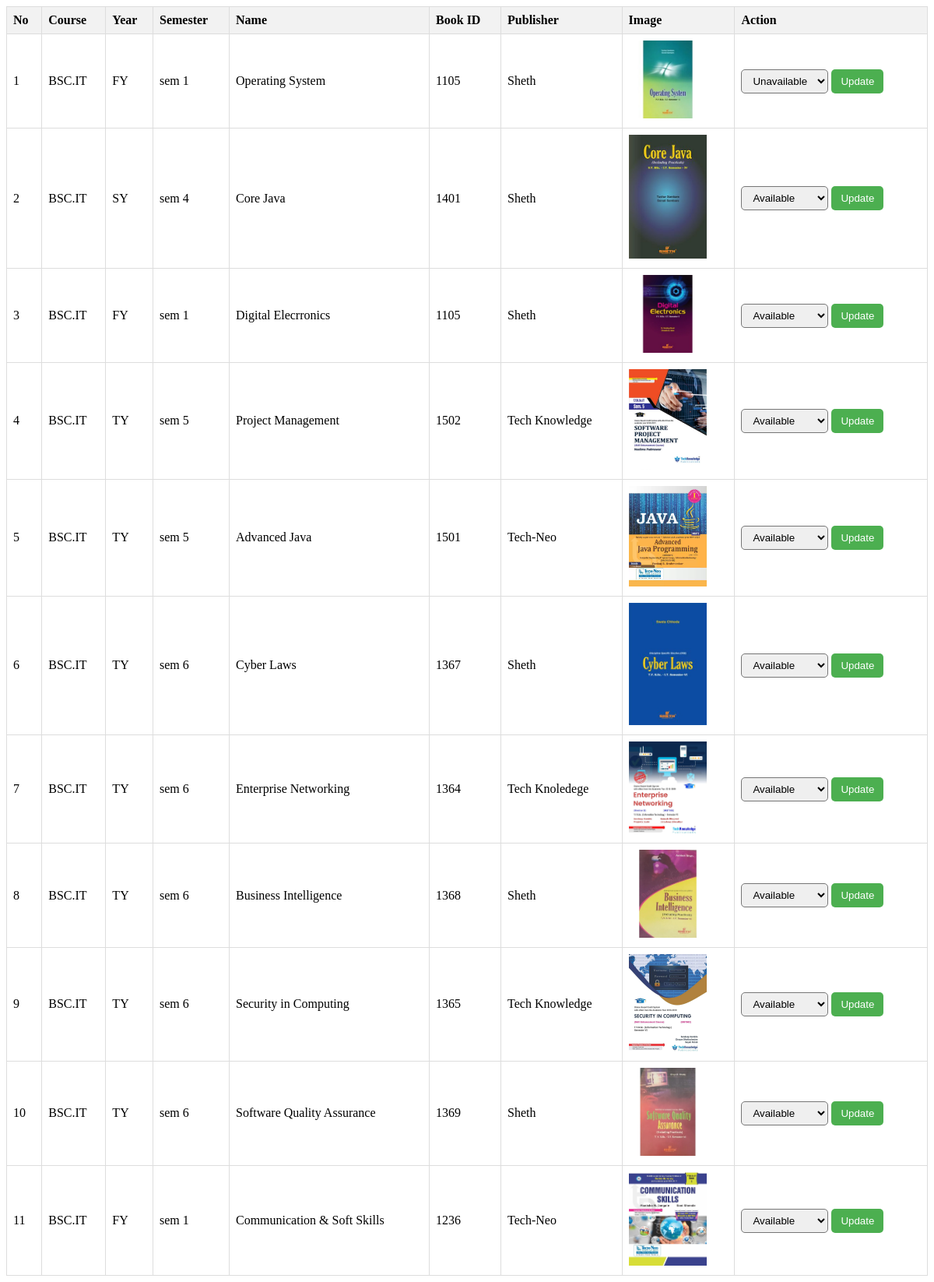
Page /admin/data.php on the committed database.
### tables this page shows
CREATE TABLE `addbook` (
  `id` int(11) NOT NULL,
  `name` varchar(255) NOT NULL,
  `publisher` varchar(255) NOT NULL,
  `image` varchar(255) NOT NULL,
  `book_number` varchar(50) DEFAULT NULL,
  `course` varchar(100) DEFAULT NULL,
  `year` varchar(20) DEFAULT NULL,
  `semester` varchar(20) DEFAULT NULL,
  `availability` varchar(20) NOT NULL DEFAULT 'available'
);

### admin/data.php (the view, shortened to what this page needs)
<!DOCTYPE html>
<html lang="en">
<head>
</head>
<body>
    <table>
        <tr>
            <th>No</th>
            <th>Course</th>
            <th>Year</th>
            <th>Semester</th>
            <th>Name</th>
            <th>Book ID</th>
            <th>Publisher</th>
            <th>Image</th>
            <th>Action</th>
        </tr>
        <?php
        include '../connection.php';
        $rows = mysqli_query($conn, "SELECT * FROM addbook ORDER BY availability DESC, id DESC");
        $i = 1;
        ?>
        <?php foreach ($rows as $row): ?>
            <tr>
                <td><?php echo $i++; ?></td>
                <td><?php echo $row["course"]; ?></td>
                <td><?php echo $row["year"]; ?></td>
                <td><?php echo $row["semester"]; ?></td>
                <td><?php echo $row["name"]; ?></td>
                <td><?php echo $row["book_number"]; ?></td>
                <td><?php echo $row["publisher"]; ?></td>
                <td><img src="../Img/<?php echo $row['image']; ?>" width="100" title="<?php echo $row['image']; ?>"></td>
                <td>
                    <form method="POST" action="update_availability.php">
                        <select name="availability">
                            <option value="Available" <?php if ($row['availability'] == 'Available')
                                echo 'selected'; ?>>
                                Available</option>
                            <option value="Unavailable" <?php if ($row['availability'] == 'Unavailable')
                                echo 'selected'; ?>>
                                Unavailable</option>
                        </select>
                        <button type="submit">Update</button>
                    </form>
                </td>
            </tr>
        <?php endforeach; ?>
    </table>
</body>
</html>

### admin/data.php (style rules this page uses)
table { border-collapse: collapse; width: 100%; }
th, td { border: 1px solid #dddddd; text-align: left; padding: 8px; }
th { background-color: #f2f2f2; }
select { padding: 6px 10px; border-radius: 5px; }
button { padding: 8px 12px; background-color: #4CAF50; color: white; border: none; border-radius: 5px; cursor: pointer; }

### rows in the picture
addbook: course "BSC.IT", year "FY", semester "sem 1", name "Operating System", book_number "1105", publisher "Sheth", image (picture), availability "Unavailable"
addbook: course "BSC.IT", year "SY", semester "sem 4", name "Core Java", book_number "1401", publisher "Sheth", image (picture), availability "Available"
addbook: course "BSC.IT", year "FY", semester "sem 1", name "Digital Elecrronics", book_number "1105", publisher "Sheth", image (picture), availability "Available"
addbook: course "BSC.IT", year "TY", semester "sem 5", name "Project Management", book_number "1502", publisher "Tech Knowledge", image (picture)
addbook: course "BSC.IT", year "TY", semester "sem 5", name "Advanced Java", book_number "1501", publisher "Tech-Neo", image (picture)
addbook: course "BSC.IT", year "TY", semester "sem 6", name "Cyber Laws", book_number "1367", publisher "Sheth", image (picture)
addbook: course "BSC.IT", year "TY", semester "sem 6", name "Enterprise Networking", book_number "1364", publisher "Tech Knoledege", image (picture)
addbook: course "BSC.IT", year "TY", semester "sem 6", name "Business Intelligence", book_number "1368", publisher "Sheth", image (picture)
addbook: course "BSC.IT", year "TY", semester "sem 6", name "Security in Computing", book_number "1365", publisher "Tech Knowledge", image (picture)
addbook: course "BSC.IT", year "TY", semester "sem 6", name "Software Quality Assurance", book_number "1369", publisher "Sheth", image (picture), availability "Available"
addbook: course "BSC.IT", year "FY", semester "sem 1", name "Communication & Soft Skills", book_number "1236", publisher "Tech-Neo", image (picture), availability "Available"
